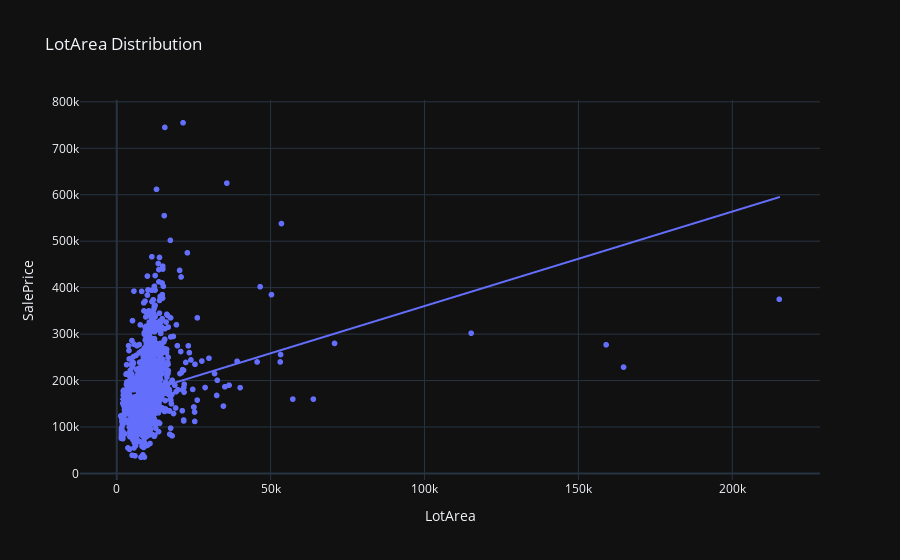

Notebook code for this chart:
### Markdown cell above
# LotArea Column

### Code cell
fig = px.scatter(df, x = 'LotArea',
                 y = 'SalePrice',
                 trendline = "ols", title = 'LotArea Distribution')
fig.show()

### Figure 1 — Plotly figure (JSON) as saved in the notebook; plotly's stock layout.template omitted (floating-point values rounded to 4 significant figures; data arrays with more than 128 entries replaced by an {"elided": "..."} marker saying what was removed)
{"data": [{"hovertemplate": "LotArea=%{x}<br>SalePrice=%{y}<extra></extra>", "legendgroup": "", "marker": {"color": "#636efa", "symbol": "circle"}, "mode": "markers", "name": "", "showlegend": false, "x": {"elided": "1431 int values"}, "xaxis": "x", "y": {"elided": "1431 int values"}, "yaxis": "y", "type": "scattergl"}, {"hovertemplate": "<b>OLS trendline</b><br>SalePrice = 2.03392 * LotArea + 157031<br>R<sup>2</sup>=0.071833<br><br>LotArea=%{x}<br>SalePrice=%{y} <b>(trend)</b><extra></extra>", "legendgroup": "", "marker": {"color": "#636efa", "symbol": "circle"}, "mode": "lines", "name": "", "showlegend": false, "x": {"elided": "1431 int values"}, "xaxis": "x", "y": {"elided": "1431 float values"}, "yaxis": "y", "type": "scattergl"}], "layout": {"xaxis": {"anchor": "y", "domain": [0.0, 1.0], "title": {"text": "LotArea"}}, "yaxis": {"anchor": "x", "domain": [0.0, 1.0], "title": {"text": "SalePrice"}}, "legend": {"tracegroupgap": 0}, "title": {"text": "LotArea Distribution"}}}
